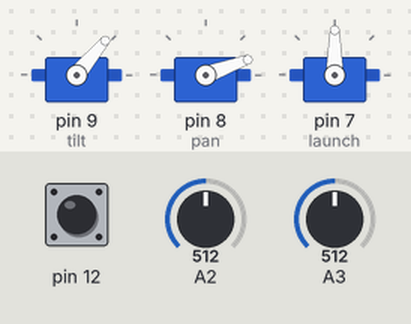
Simulated run of this sketch. Board: Arduino Nano, built with avr-gcc and run on an emulated ATmega328P. Parts: 3 × servo. The test bench sets the inputs (shaded band); at power-on: pin 12 HIGH, A2 = 512, A3 = 512. What the sketch prints to the serial monitor is not drawn.

Above: at 1.2 s.
1.3 s: pin 12 pulled LOW for 3.2 s
At 1.8 s:
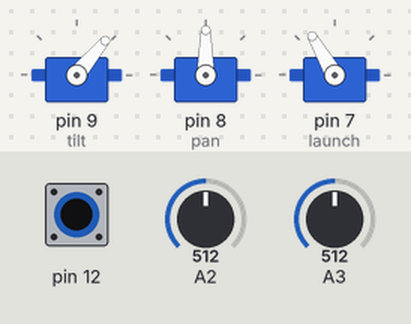
6.8 s: A2 set to 716
At 7.7 s:
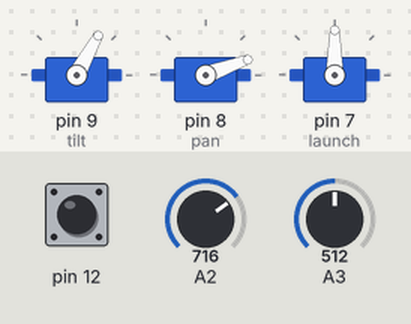
8.3 s: pin 12 pulled LOW for 0.15 s
At 9.1 s:
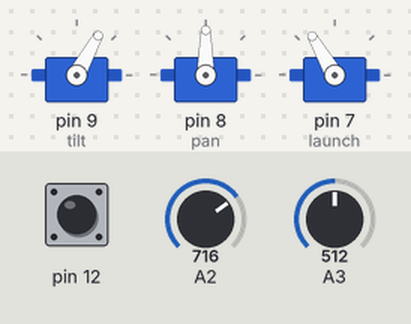
10.8 s: A2 set to 1023
At 12.0 s:
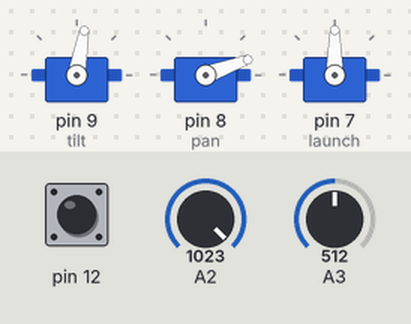
12.3 s: pin 12 pulled LOW for 1 s
At 12.8 s:
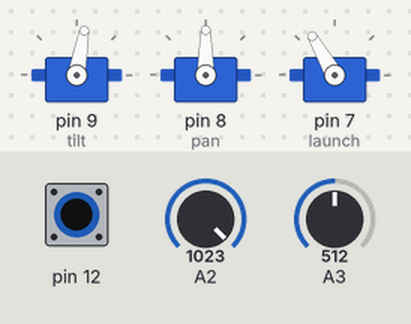
14.8 s: A2 set to 306
At 15.6 s:
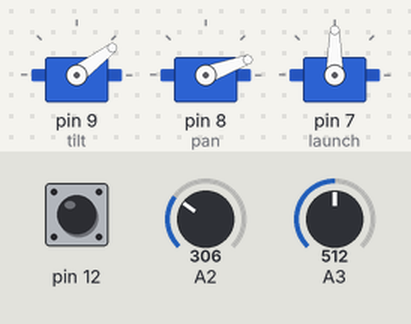
Timing chart, 0 to 17.3 s (numbered marks = the images above; inputs shaded):
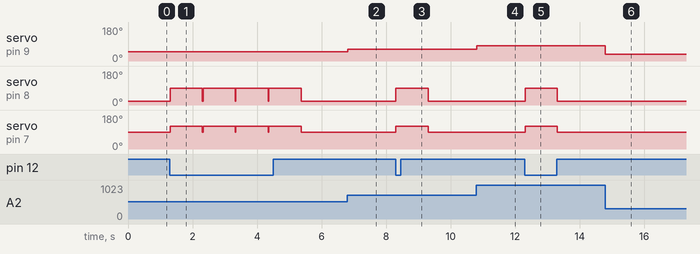

Measured:
- after the input at 1.3 s, servo on pin 8 (pan): 20° → 90° at once, → 20° 4.1 s later; servo on pin 7 (launch): 90° → 120° at once, → 90° 4.1 s later
- after the input at 6.8 s, servo on pin 9 (tilt): 50° → 61° at once
- after the input at 8.3 s, servo on pin 8 (pan): 20° → 90° at once, → 20° 1.0 s later; servo on pin 7 (launch): 90° → 120° at once, → 90° 1.0 s later
- after the input at 10.8 s, servo on pin 9 (tilt): 61° → 80° at once
- after the input at 12.3 s, servo on pin 8 (pan): 20° → 90° at once, → 20° 1.0 s later; servo on pin 7 (launch): 90° → 120° at once, → 90° 1.0 s later
- after the input at 14.8 s, servo on pin 9 (tilt): 80° → 37° at once

The sketch:

Uygulama_8.2.ino
```cpp
/*
Program No: 8.2
Program Adı: Yörüngesel üretim
Kullanılan Arduino Modeli: Arduino Nano
Web Adres: www.arduinouygulamalari.com
-------------------------------------------------
*/
#include<Servo.h>
Servo tilt;
Servo pan;
Servo launch;
int pos = 0;
int pot1 = 0;
int pot2 = 0;
void setup() {
  tilt.attach(9);
  pan.attach(8);
  launch.attach(7);
  Serial.begin(9600);

  pinMode(12, INPUT);
  digitalWrite(12, HIGH);
}
void loop() {
  Serial.println(pot2);
  pot1 = analogRead(A2);
  pot2 = analogRead(A3);
  pot1 = map(pot1, 0, 1023, 20, 80);
  pot2 = map(pot2, 0, 1023, 90, 150);
  tilt.write(pot1);
  pan.write(20);
  launch.write(90);
  delay(20);
  if (digitalRead(12) == 0)
  {
    pan.write(90);
    launch.write(pot2);
    delay(1000);
  }
}
```
